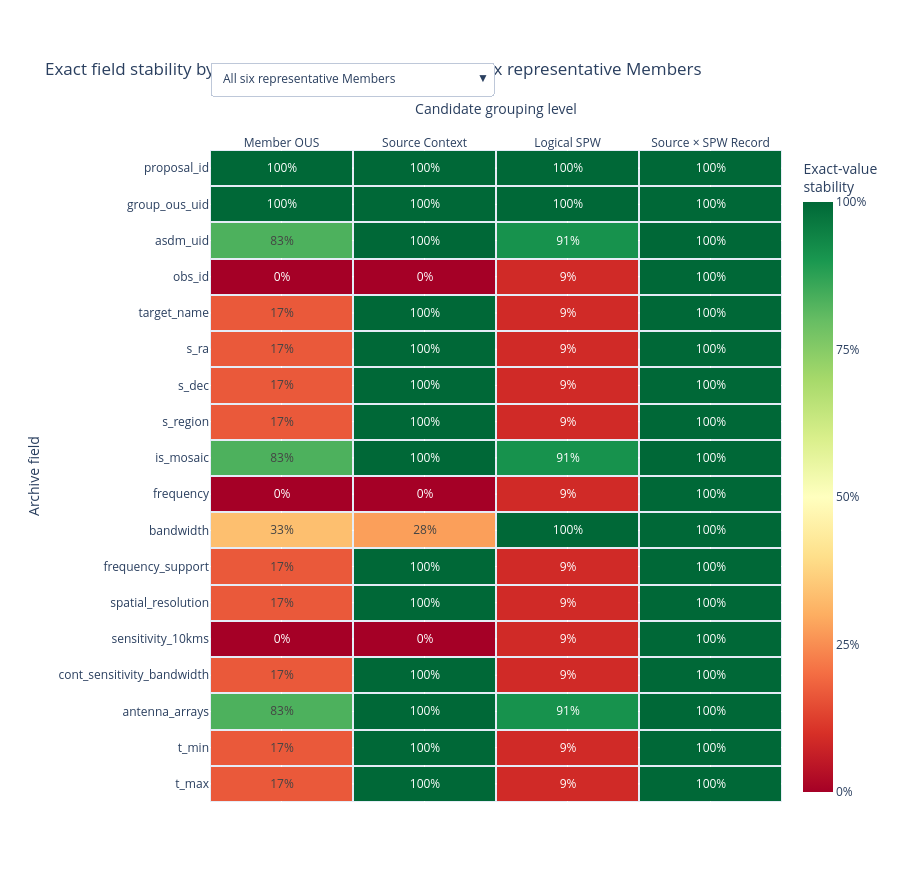

Notebook source saved alongside this figure:
### Code cell
stability_figure_options = []


all_scope_figure = (
    build_field_stability_heatmap(
        all_member_stability_df,
        "all six representative Members",
    )
)


stability_figure_options.append(
    (
        "All six representative Members",
        all_scope_figure,
    )
)


for case_name, member_uid in (
    representative_members.items()
):
    selected_stability_df = (
        stability_analysis_df.loc[
            stability_analysis_df[
                "member_ous_uid"
            ] == member_uid
        ]
    )

    selected_stability_table = (
        calculate_stability_table(
            selected_stability_df
        )
    )

    selected_stability_figure = (
        build_field_stability_heatmap(
            selected_stability_table,
            case_name,
        )
    )

    stability_figure_options.append(
        (
            case_name,
            selected_stability_figure,
        )
    )


standalone_stability_figure = (
    combine_plotly_figures_with_dropdown(
        stability_figure_options
    )
)


standalone_stability_figure.show(
    config={
        "responsive": True,
        "displaylogo": False,
    }
)
